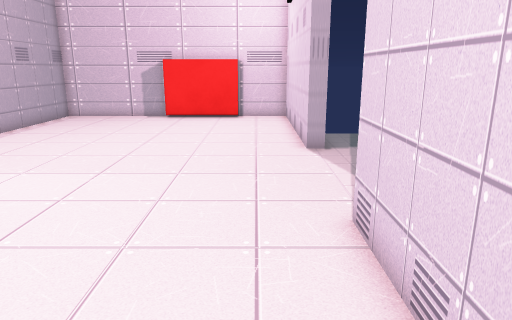
View 1 (above)

14 first-person views from a walk through a 3-D level made in the Unity game engine. The camera is 1.3 m above the floor, tilts 14° down and sees 70° across. The floor is counted in squares, 0.5 m on a side. Each view is taken from the middle of a square. On the plan, view 1 faces up. The plan holds only what a view shows up to about 20 squares ahead; the rest is blank. The player is left out. Door leaves are left out, so doorways stand open.

View 2
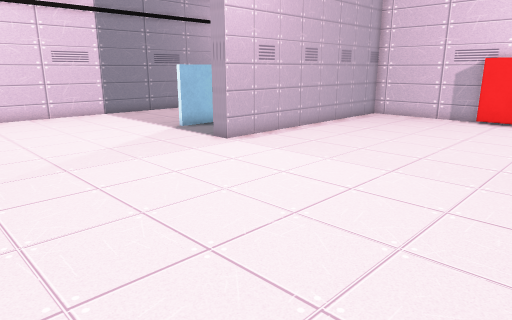

View 3
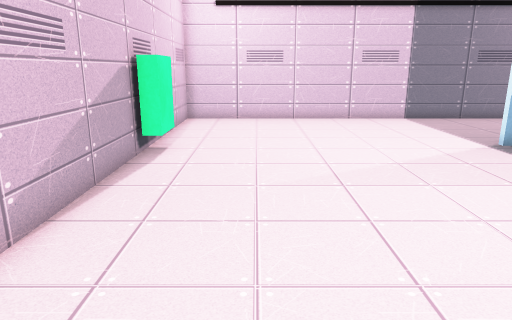

View 4
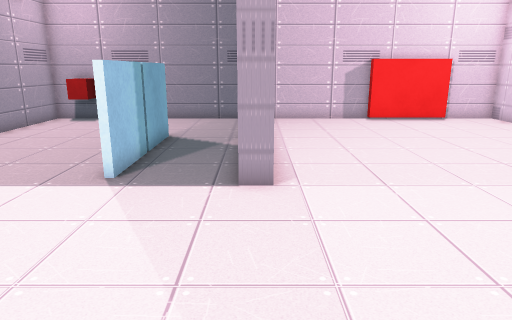

View 5
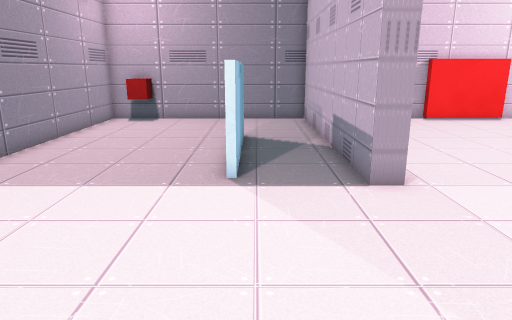

View 6
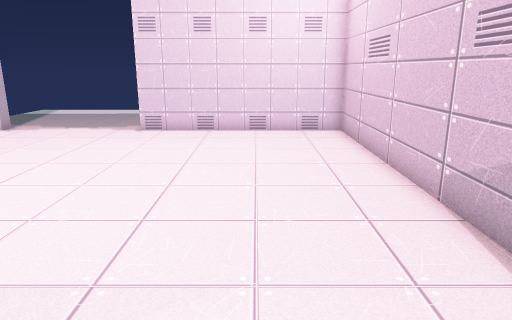

View 7
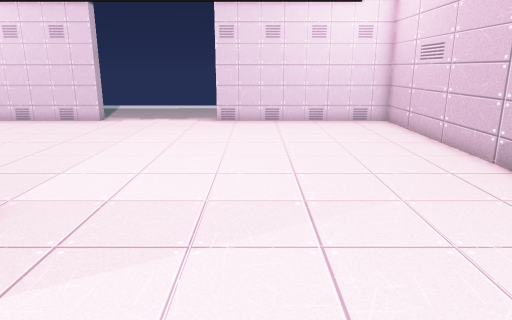

View 8
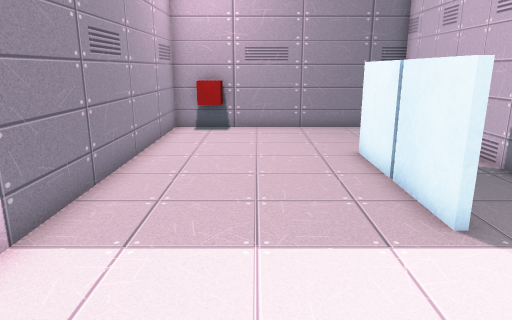

View 9
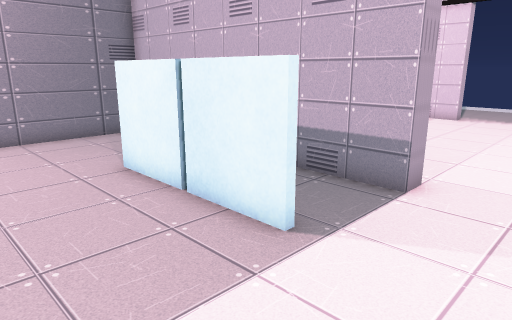

View 10
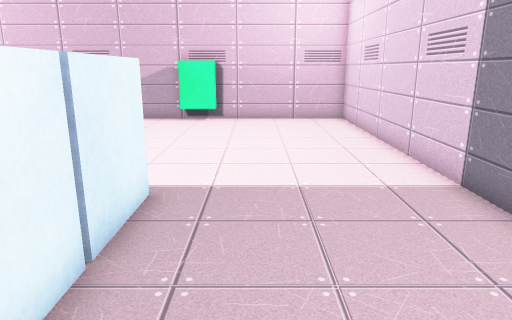

View 11
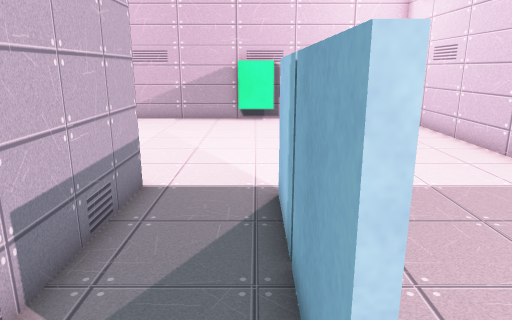

View 12
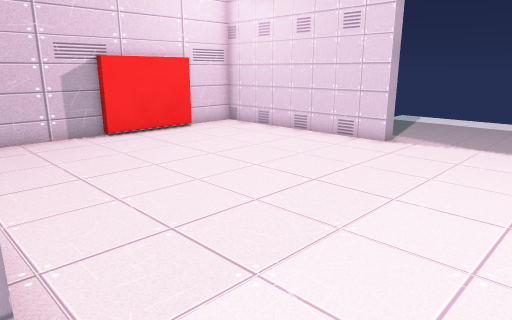

View 13
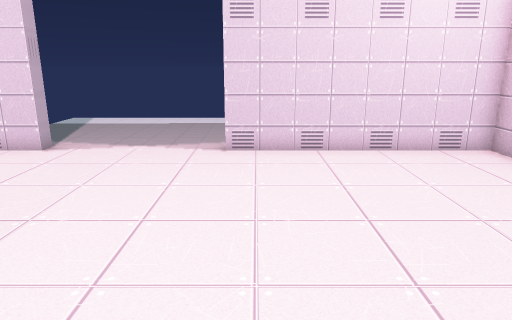

View 14
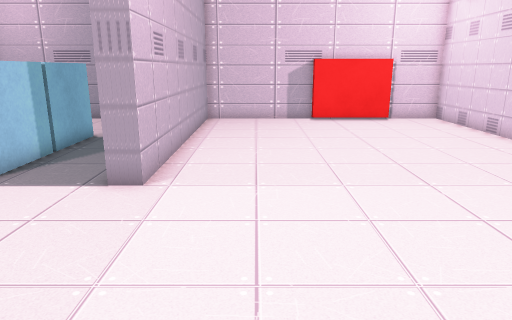

### Floor plan
Points are (right, up) in squares from view 1. A wall is a line through its corners. A room is listed if a view was taken in it or the views show most of it. See-through windows are left out.
Room 1 (views 1, 2, 3, 4, 5, 6, 7, 8, 9, 10, 11, 12, 13, 14)
walls: (-14.7, 9.5) (-14.7, 15.5); (-14.5, 15.5) (-14.5, 9.5); (1.7, 12) (1.7, 20.7) (-10.6, 20.7) (-10.6, 9) (-11.4, 9) (-11.4, 20.7) (-21.7, 20.7) (-21.7, -2.7) (1.7, -2.7) (1.7, 6); (-14.9, -2.5) (-14.9, -1.9) (-13.1, -1.9) (-13.1, -2.5); (-0.9, 20.3) (-5, 20.3) (-5, 20.8)
ways out: open door at (2, 9)
objects: other object (-21, 20) to (-20, 20)

Positions as (right, up) in squares from view 1, and headings:
1: (0, 0), facing up
2: (0, 0), facing up-left
3: (-2, 1), facing left
4: (-11, 1), facing up
5: (-14, 1), facing up
6: (-14, 1), facing right
7: (-17, 4), facing right
8: (-18, 4), facing up
9: (-19, 6), facing up-right
10: (-17, 17), facing down
11: (-14, 17), facing down
12: (-11, 6), facing up-right
13: (-10, 5), facing right
14: (-8, 1), facing up
